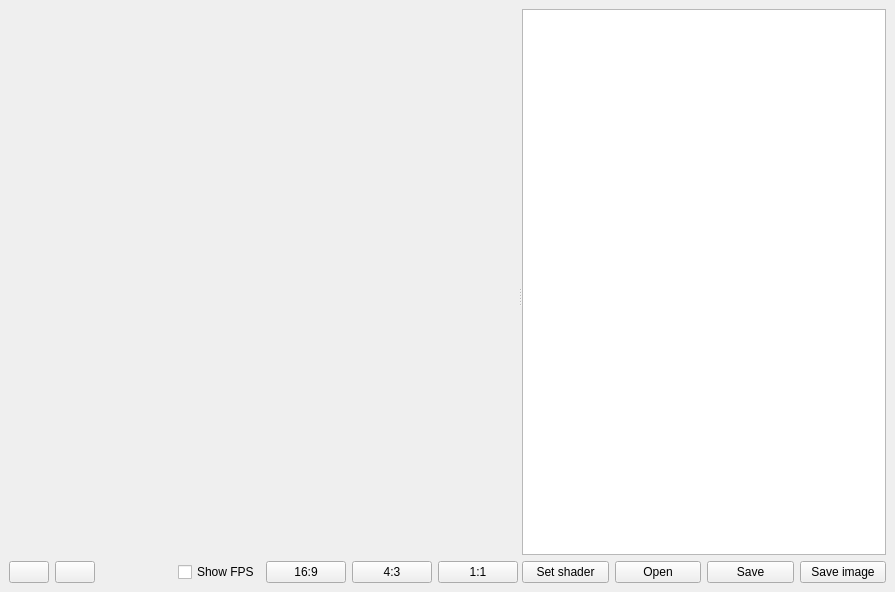
<?xml version="1.0" encoding="UTF-8"?>
<ui version="4.0">
 <class>srMainWindow</class>
 <widget class="QMainWindow" name="srMainWindow">
  <property name="geometry">
   <rect>
    <x>0</x>
    <y>0</y>
    <width>895</width>
    <height>592</height>
   </rect>
  </property>
  <property name="windowTitle">
   <string>ShaderRunner</string>
  </property>
  <widget class="QWidget" name="centralwidget">
   <layout class="QHBoxLayout" name="horizontalLayout_3">
    <item>
     <widget class="QSplitter" name="splitter">
      <property name="orientation">
       <enum>Qt::Horizontal</enum>
      </property>
      <widget class="QWidget" name="">
       <layout class="QVBoxLayout" name="verticalLayout_2">
        <item>
         <widget class="GLViewWidget" name="GLWidget" native="true">
          <property name="sizePolicy">
           <sizepolicy hsizetype="Expanding" vsizetype="Preferred">
            <horstretch>0</horstretch>
            <verstretch>0</verstretch>
           </sizepolicy>
          </property>
         </widget>
        </item>
        <item>
         <layout class="QHBoxLayout" name="horizontalLayout">
          <item>
           <widget class="QPushButton" name="btnRewind">
            <property name="text">
             <string/>
            </property>
            <property name="icon">
             <iconset resource="ShaderRunner.qrc">
              <normaloff>:/Player/resources/rewind.png</normaloff>:/Player/resources/rewind.png</iconset>
            </property>
           </widget>
          </item>
          <item>
           <widget class="QPushButton" name="btnPlayPause">
            <property name="text">
             <string/>
            </property>
            <property name="icon">
             <iconset resource="ShaderRunner.qrc">
              <normaloff>:/Player/resources/pause.png</normaloff>:/Player/resources/pause.png</iconset>
            </property>
           </widget>
          </item>
          <item>
           <spacer name="horizontalSpacer">
            <property name="orientation">
             <enum>Qt::Horizontal</enum>
            </property>
            <property name="sizeHint" stdset="0">
             <size>
              <width>40</width>
              <height>20</height>
             </size>
            </property>
           </spacer>
          </item>
          <item>
           <widget class="QCheckBox" name="cbxShowFPS">
            <property name="text">
             <string>Show FPS</string>
            </property>
           </widget>
          </item>
          <item>
           <widget class="QPushButton" name="btnAspect169">
            <property name="text">
             <string>16:9</string>
            </property>
           </widget>
          </item>
          <item>
           <widget class="QPushButton" name="btnAspect43">
            <property name="text">
             <string>4:3</string>
            </property>
           </widget>
          </item>
          <item>
           <widget class="QPushButton" name="btnAspectSquare">
            <property name="text">
             <string>1:1</string>
            </property>
           </widget>
          </item>
         </layout>
        </item>
       </layout>
      </widget>
      <widget class="QWidget" name="layoutWidget">
       <layout class="QVBoxLayout" name="verticalLayout">
        <item>
         <widget class="QTextEdit" name="textEdit">
          <property name="minimumSize">
           <size>
            <width>100</width>
            <height>0</height>
           </size>
          </property>
          <property name="maximumSize">
           <size>
            <width>16777215</width>
            <height>16777215</height>
           </size>
          </property>
         </widget>
        </item>
        <item>
         <layout class="QHBoxLayout" name="horizontalLayout_2">
          <item>
           <widget class="QPushButton" name="btnSetShader">
            <property name="text">
             <string>Set shader</string>
            </property>
           </widget>
          </item>
          <item>
           <widget class="QPushButton" name="btnOpen">
            <property name="text">
             <string>Open</string>
            </property>
           </widget>
          </item>
          <item>
           <widget class="QPushButton" name="btnSave">
            <property name="text">
             <string>Save</string>
            </property>
           </widget>
          </item>
          <item>
           <widget class="QPushButton" name="btnSaveImage">
            <property name="text">
             <string>Save image</string>
            </property>
           </widget>
          </item>
         </layout>
        </item>
       </layout>
      </widget>
     </widget>
    </item>
   </layout>
  </widget>
  <widget class="QMenuBar" name="menubar">
   <property name="geometry">
    <rect>
     <x>0</x>
     <y>0</y>
     <width>895</width>
     <height>21</height>
    </rect>
   </property>
  </widget>
 </widget>
 <customwidgets>
  <customwidget>
   <class>GLViewWidget</class>
   <extends>QWidget</extends>
   <header location="global">GLViewWidget.h</header>
   <container>1</container>
  </customwidget>
 </customwidgets>
 <resources>
  <include location="ShaderRunner.qrc"/>
 </resources>
 <connections/>
</ui>
